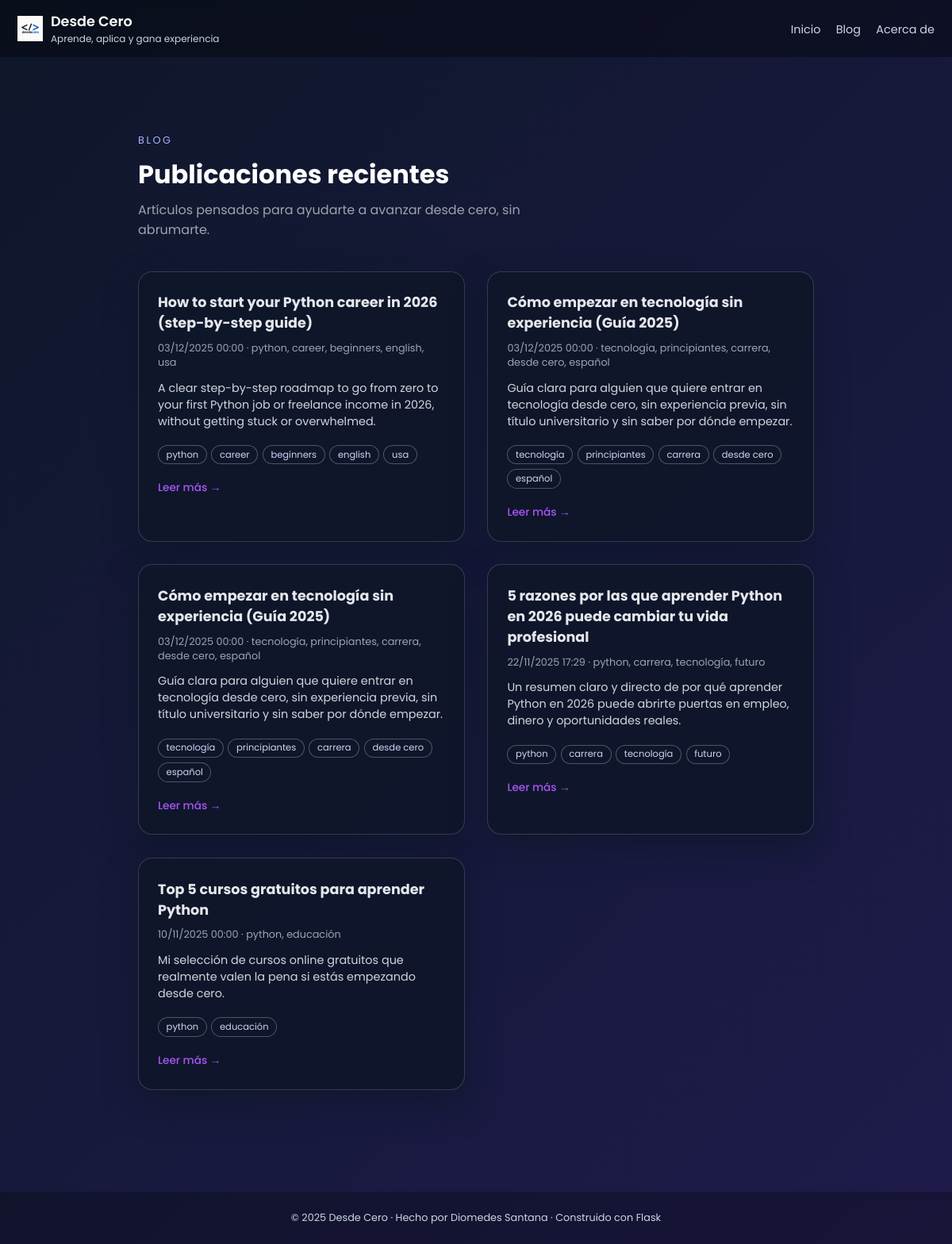
/blog, run on an earlier commit of the app's database.
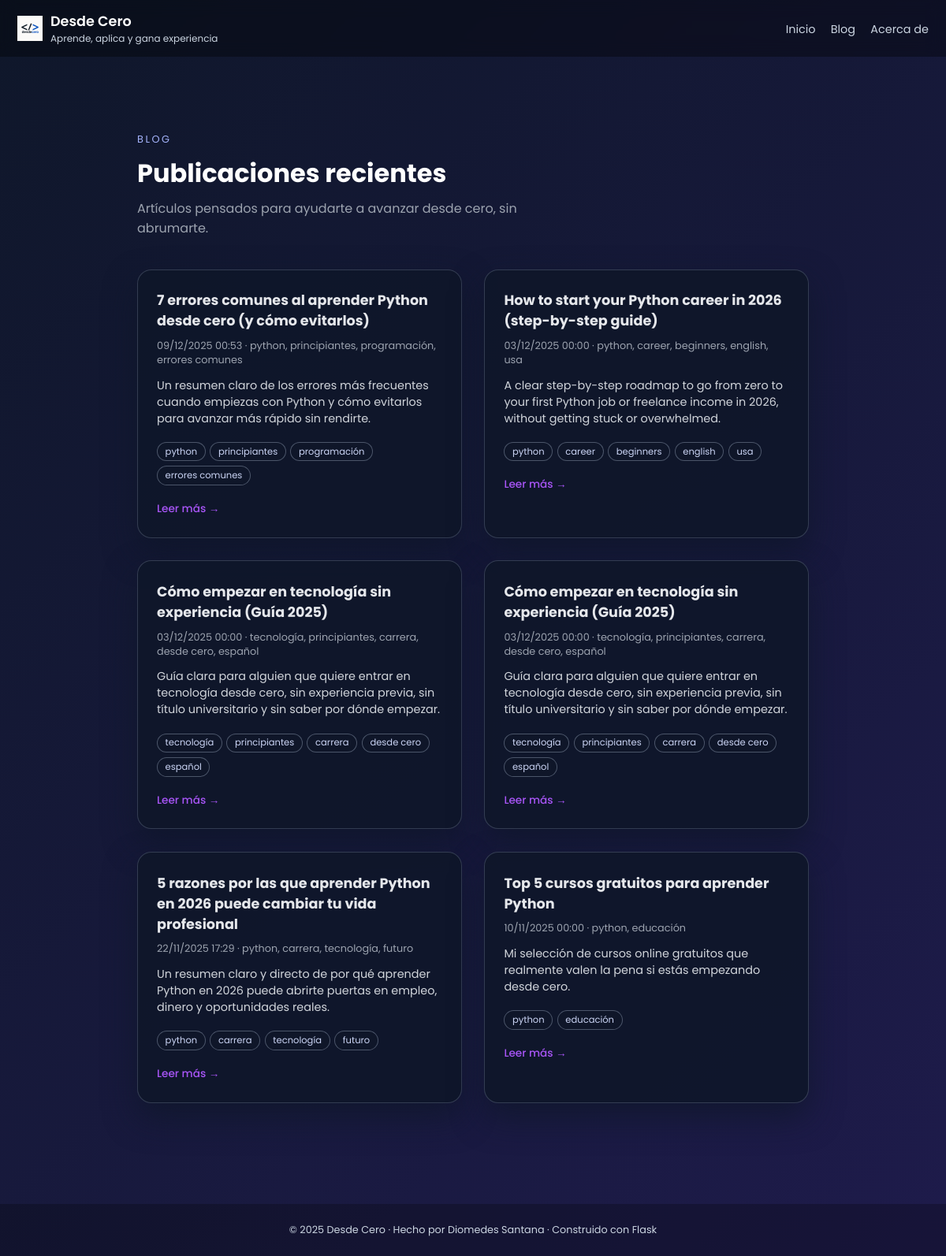
And on a later commit of the database.
### tables this page shows
CREATE TABLE posts (
            id      INTEGER PRIMARY KEY AUTOINCREMENT,
            title   TEXT NOT NULL,
            slug    TEXT NOT NULL UNIQUE,
            date    TEXT NOT NULL,      -- formato ISO 'YYYY-MM-DD HH:MM:SS'
            tags    TEXT,
            excerpt TEXT,
            content TEXT NOT NULL
        );

### main.py (the view)
@app.route("/blog")
def blog_list():
    posts = get_all_posts()
    return render_template("blog_list.html", posts=posts)

### main.py (called while the page is built)
def get_conn():
    conn = sqlite3.connect(DB_PATH)
    conn.row_factory = sqlite3.Row  # permite acceder por nombre de columna
    return conn

def get_all_posts():
    conn = get_conn()
    cur = conn.cursor()
    cur.execute("SELECT * FROM posts ORDER BY date DESC")
    rows = cur.fetchall()
    conn.close()
    return rows

@app.template_filter("fecha")
def formato_fecha(value):
    try:
        if isinstance(value, str):
            dt = datetime.strptime(value, "%Y-%m-%d %H:%M:%S")
        else:
            dt = value
        return dt.strftime("%d/%m/%Y %H:%M")
    except Exception:
        return value

@app.context_processor
def inject_globals():
    now = datetime.utcnow()
    return {
        "now": now,
        "current_year": now.year,
        "site_name": "Desde Cero",
    }

### templates/blog_list.html (shortened to what this page needs)
{% extends "base.html" %}
{% block content %}
<div class="blog-wrapper">
  <header class="blog-header">
    <div class="blog-kicker">BLOG</div>
    <h1 class="blog-title">Publicaciones recientes</h1>
    <p class="blog-subtitle">
      Artículos pensados para ayudarte a avanzar desde cero, sin abrumarte.
    </p>
  </header>
  {% if posts %}
    <div class="blog-grid">
      {% for post in posts %}
        <article class="blog-card">
          <h2 class="blog-card-title">
            <a href="{{ url_for('post_detail', slug=post['slug']) }}">
              {{ post['title'] }}
            </a>
          </h2>
          <div class="blog-meta">
            {{ post['date']|fecha }}
            {% if post['tags'] %}
              ·
              <span>
                {{ post['tags'] }}
              </span>
            {% endif %}
          </div>
          {% if post['excerpt'] %}
            <p class="blog-excerpt">
              {{ post['excerpt'] }}
            </p>
          {% endif %}
          {% if post['tags'] %}
            <div class="blog-tags">
              {% for tag in post['tags'].split(',') %}
                <span class="blog-tag-pill">
                  {{ tag.strip() }}
                </span>
              {% endfor %}
            </div>
          {% endif %}
          <div class="blog-readmore">
            <a href="{{ url_for('post_detail', slug=post['slug']) }}">
              Leer más →
            </a>
          </div>
        </article>
      {% endfor %}
    </div>
  {% else %}
    <p class="blog-empty">
      Todavía no hay publicaciones en el blog. Muy pronto empezaré a compartir artículos
      sobre Python, proyectos reales y carrera profesional.
    </p>
  {% endif %}
</div>
{% endblock %}

### templates/base.html (shortened to what this page needs)
<!doctype html>
<html lang="es">
<head>
</head>
<body>
<header class="navbar">
    <a href="{{ url_for('home') }}" class="brand">
        <img src="{{ url_for('static', filename='logo.png') }}" alt="Logo">
        <div>
            <div class="brand-title">Desde Cero</div>
            <div class="brand-sub">Aprende, aplica y gana experiencia</div>
        </div>
    </a>
    <nav class="nav-links">
        <a href="{{ url_for('home') }}" class="{% if active_page == 'home' %}nav-active{% endif %}">Inicio</a>
        <a href="{{ url_for('blog_list') }}" class="{% if active_page == 'blog' %}nav-active{% endif %}">Blog</a>
        <a href="{{ url_for('about') }}" class="{% if active_page == 'about' %}nav-active{% endif %}">Acerca de</a>
    </nav>
</header>
<main class="page">
    {% block content %}{% endblock %}
</main>
<footer>
    © 2025 Desde Cero · Hecho por Diomedes Santana · Construido con Flask
</footer>
</body>
</html>

### templates/base.html (style rules this page uses)
body { margin: 0; font-family: "Poppins", sans-serif; background: linear-gradient(135deg, #0f172a, #1e1b4b); color: white; }
.navbar { background: rgba(0,0,0,0.35); padding: 14px 22px; display: flex; align-items: center; justify-content: space-between; position: sticky; top: 0; backdrop-filter: blur(10px); }
.brand { display: flex; align-items: center; gap: 10px; text-decoration: none; }
.brand img { width: 32px; height: 32px; object-fit: contain; }
.brand-title { font-size: 1.1rem; font-weight: 600; color: #fff; }
.brand-sub { font-size: 0.75rem; color: #cbd5e1; }
.nav-links a { text-decoration: none; color: #cbd5e1; margin-left: 15px; font-size: 0.9rem; }
.page { max-width: 900px; margin: 2.5rem auto; padding: 0 1rem; }
footer { margin-top: 3rem; padding: 1.5rem; background: rgba(0,0,0,0.25); text-align: center; font-size: 0.8rem; color: #cbd5e1; }

### templates/blog_list.html (style rules this page uses)
.blog-wrapper { max-width: 1100px; margin: 0 auto; padding: 3.5rem 1.5rem 5rem; }
.blog-header { margin-bottom: 2.5rem; }
.blog-kicker { font-size: 0.8rem; letter-spacing: 0.2em; text-transform: uppercase; color: #a5b4fc; margin-bottom: 0.6rem; }
.blog-title { font-size: 2rem; margin: 0 0 0.5rem; }
.blog-subtitle { color: #9ca3af; max-width: 32rem; margin: 0; }
.blog-grid { display: grid; gap: 1.8rem; }
@media (min-width: 900px) { .blog-grid { grid-template-columns: repeat(2, minmax(0, 1fr)); } }
.blog-card { background: rgba(15, 23, 42, 0.9); border-radius: 18px; padding: 1.6rem 1.5rem 1.55rem; border: 1px solid rgba(148, 163, 184, 0.28); box-shadow: 0 18px 40px rgba(15, 23, 42, 0.75); display: flex; flex-direction: column; gap: 0.6rem; }
.blog-card-title { font-size: 1.1rem; margin: 0; }
.blog-card-title a { color: #e5e7eb; text-decoration: none; }
.blog-meta { font-size: 0.8rem; color: #9ca3af; }
.blog-tags { display: flex; flex-wrap: wrap; gap: 0.35rem; margin-top: 0.2rem; }
.blog-tag-pill { font-size: 0.72rem; padding: 0.18rem 0.6rem; border-radius: 999px; border: 1px solid rgba(148, 163, 184, 0.45); color: #cbd5f5; background: rgba(15, 23, 42, 0.8); }
.blog-excerpt { font-size: 0.9rem; color: #d1d5db; margin: 0.2rem 0 0.4rem; }
.blog-readmore { margin-top: 0.4rem; }
.blog-readmore a { font-size: 0.85rem; text-decoration: none; color: #a855f7; font-weight: 500; }

What changed in the data, as far as the page shows it:
added posts: title "7 errores comunes al aprender Python desde cero (y cómo evitarlos)", date|fecha "09/12/2025 00:53", tags "python, principiantes, programación, errores comunes", excerpt "Un resumen claro de los errores más frecuentes cuando empiezas con Python y cómo evitarlos para avanzar más rápido sin rendirte.", strip "python" "principiantes" "programación" "errores comunes"
